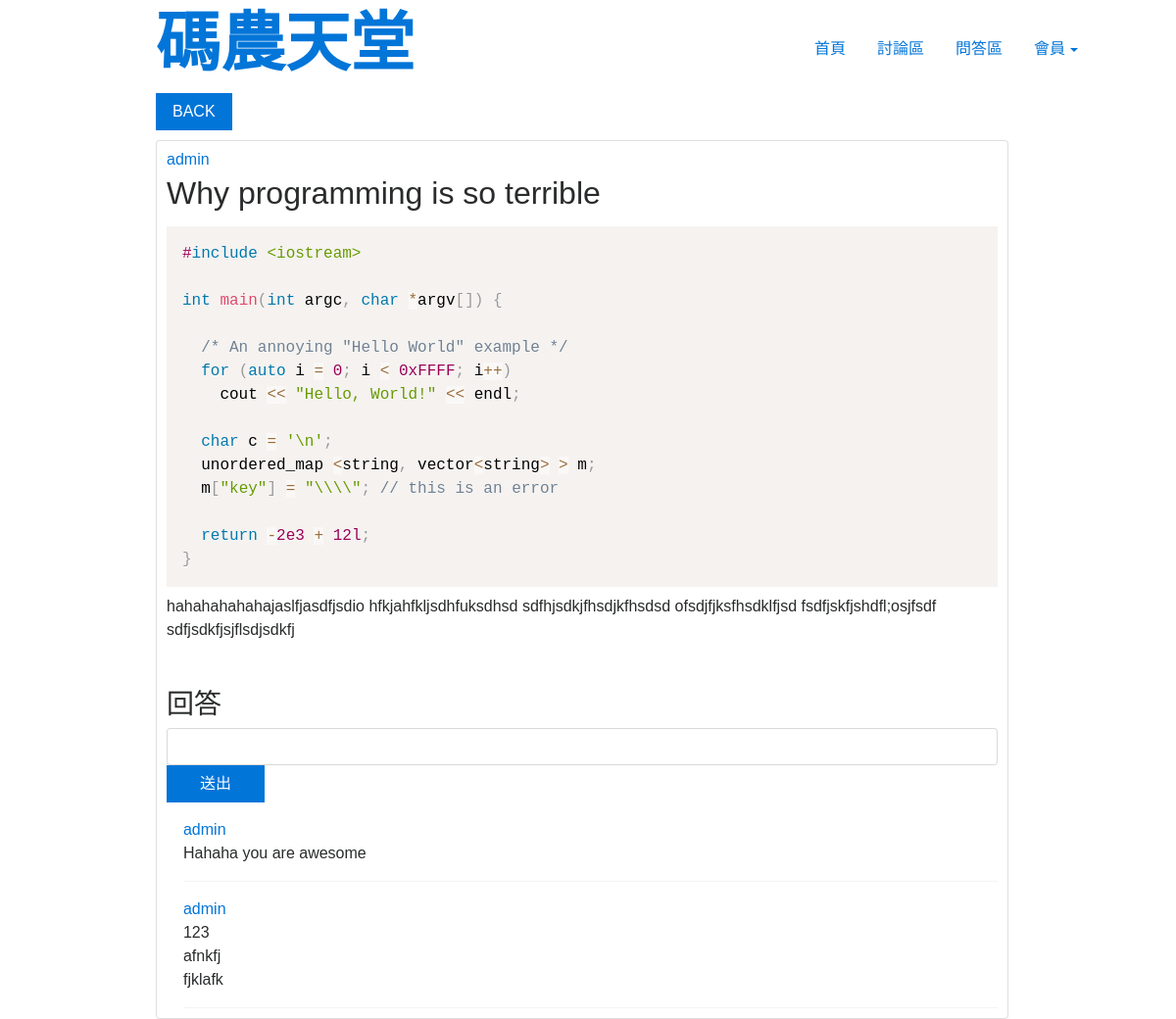
/QA/detail/1/, run on an earlier commit of the app's database.
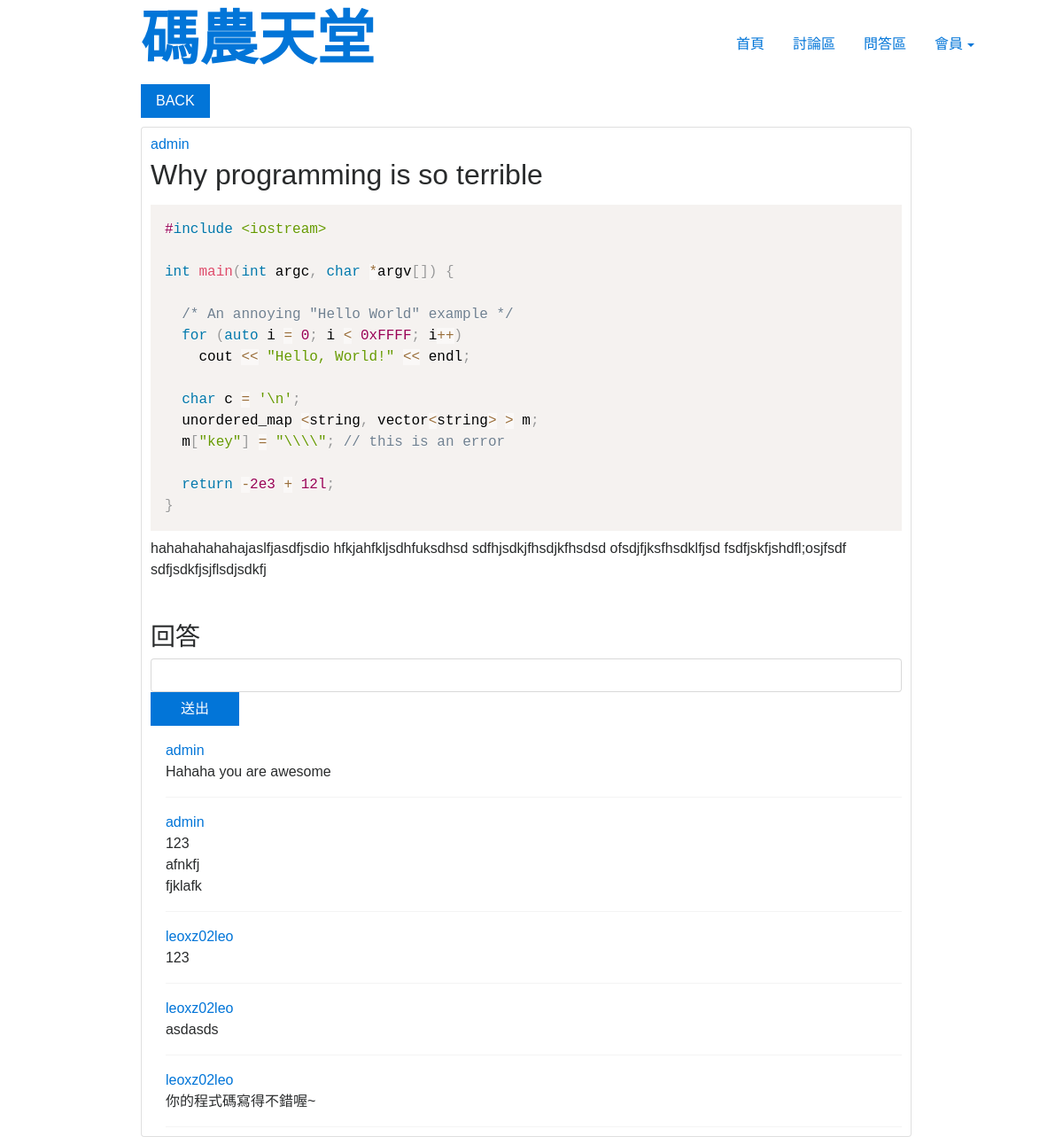
And on a later commit of the database.
### QA/models.py (models this page shows, shortened)
class Question(models.Model):
    title = models.CharField(max_length=225)
    body = RichTextField()
    questionType = models.ForeignKey(QuestionType,on_delete=models.CASCADE)
    postedUser = models.ForeignKey(User,on_delete=models.CASCADE)

class Answer(models.Model):
    body = models.TextField()
    abouQuestion = models.ForeignKey(Question,on_delete=models.CASCADE,default=None)
    postedUser = models.ForeignKey(User,on_delete=models.CASCADE)

### QA/views.py (the view)
# urls.py: url(r'^detail/(?P<id>\d+)/$', views.detail, name='detail'),
def detail(request, id):
    data = Question.objects.get(id=id)
    if request.user.is_authenticated:
        user = request.user
        if request.method == 'POST':
            form = forms.AnswerForm(request.POST)
            if form.is_valid():
                body = form.cleaned_data.get('body')
                ans = Answer( body=body, abouQuestion=data, postedUser=user)
                ans.save()
                return redirect(f'/QA/detail/{id}')
        else:
            form = forms.AnswerForm()
    else:
        form = forms.AnswerForm()
    anss = Answer.objects.filter(abouQuestion__id=id)
    context = {
        'form': form,
        'title': 'QA',
        'data': data,
        'anss': anss,
    }
    return render(request, 'QA/detail.html', context)

### QA/forms.py
class AnswerForm(forms.Form):
    body = forms.CharField()

### QA/templates/QA/detail.html (shortened to what this page needs)
{% extends 'main/layout.html' %}
{% block content %}
<div class="col-md-9" id="div1">
    <button class="btn btn-primary create-post style-jvp6q3ta" type="button" style="position: relative;"  onclick="location.href='/QA/'">
        <div style="position: relative;display: inline-block;">BACK</div>
    </button>
    <div class="card" style="margin-top: 10px; padding: 10px">
        <h6><a href="/users/profile/{{data.postedUser.username}}">{{data.postedUser}}</a></h6>
        <h2>{{data.title}}</h2>
        <div>{{ data.body|safe }}</div>
        <h3>回答</h3>
        <form method="post">
            {% load widget_tweaks %}
            {% render_field form.body class="form-control" %}
            <div style="margin-left: auto;">
                <button class="btn btn-primary create-post style-jvp6q3ta" type="submit" style="position: relative;width:100px;" onclick="location.href='/QA/'">
                    <div style="position: relative;display: inline-block;">送出</div>
                </button>
            </div>
        </form>
        {% for data in anss%}
            <div class="card-body">
                <div class="list">
                    <p class="card-text">
                        <div class="">
                            <a href="/users/profile/{{data.postedUser.username}}">{{data.postedUser}}</a>
                        </div>
                        <div>
                            <a><span style="white-space: pre-line">{{data.body}}</span></a>
                        </div>
                    </p>
                </div>
            </div>
        {% endfor %}
    </div>
</div>
{% endblock content %}

### templates/main/layout.html (shortened to what this page needs)
<!DOCTYPE html>
<html lang="en">
<head>
    {% load static %}
    <link href="{% static "css/bootstrap.min.css" %}" rel="stylesheet">
	<link href="{% static "css/style.css" %}" rel="stylesheet">
    <link rel="stylesheet"
      href="//cdnjs.cloudflare.com/ajax/libs/highlight.js/9.15.8/styles/default.min.css">
    <link rel="stylesheet" href="{% static 'prism/prism.css' %}">
</head>
<body>
    <div class="col-md-12">
        <div class="row" style="background: white;" >
            <div class="col-md-8" id="div1">
                <h1 style="font-size: 66px;color: DodgerBlue; margin-top:1%;">
                    <a href="/" style="text-decoration:none;"><b>碼農天堂</b></a></h1>
            </div>
            <div class="col-md-4" id="div2" >
                    <ul class="nav">
                        <li class="nav-item">
                            <a class="nav-link active" href="/">首頁</a>
                        </li>
                        <li class="nav-item">
                            <a class="nav-link" href="">討論區</a>
                        </li>
                        <li class="nav-item">
                            <a class="nav-link " href="/QA/">問答區</a>
                        </li>
                        {% if request.user.is_authenticated %}
                            <li class="nav-item dropdown ml-mda-uto">
                                <a class="nav-link dropdown-toggle" href="http://example.com" id="navbarDropdownMenuLink" data-toggle="dropdown">{{request.user.username}}</a>
                                <div class="dropdown-menu dropdown-menu-right" aria-labelledby="navbarDropdownMenuLink">
                                    <a class="nav-link" href="/users/profile/{{request.user.username}}">個人小屋</a>
                                    <a class="nav-link " href="/logout">登出</a>
                                </div>
                            </li>
                        {% else %}
                            <li class="nav-item dropdown ml-mda-uto">
                                <a class="nav-link dropdown-toggle" href="http://example.com" id="navbarDropdownMenuLink" data-toggle="dropdown">會員</a>
                            </li>
                        {% endif %}
                    </ul>
                <br>
            </div>
        </div>
    </div>
    <div class="col-md-12">
        <div class="col-md-9" id="div1">
        </div>
        <div class="row"  style="background: white;" >
            {% block content %}
            {% endblock content %}
            <br><br>
        </div>
    </div>
</body>
</html>

### static/css/style.css (style rules this page uses)
#div1 { left:12%; }
#div2 { margin-top: 30px; }
.style-jvp6q3ta { cursor: pointer; }
.create-post { border-radius: 0px }
.list { border-bottom: 1px solid #f4f4f4; margin-left: 2%; }
body { font-family: Helvetica, Arial,LiHei Pro,黑體-繁,微軟正黑體, sans-serif!important; }
* { box-sizing: border-box; }

### static/prism/prism.css (style rules this page uses)
code[class*="language-"], pre[class*="language-"] { color: black; background: none; text-shadow: 0 1px white; font-family: Consolas, Monaco, 'Andale Mono', 'Ubuntu Mono', monospace; font-size: 1em; text-align: left; white-space: pre; word-spacing: normal; word-break: normal; word-wrap: normal; line-height: 1.5; -moz-tab-size: 4; -o-tab-size: 4; tab-size: 4; -webkit-hyphens: none; -moz-hyphens: none; -ms-hyphens: none; hyphens: none; }
pre[class*="language-"] { padding: 1em; margin: .5em 0; overflow: auto; }
:not(pre) > code[class*="language-"], pre[class*="language-"] { background: #f5f2f0; }

What changed in the data, as far as the page shows it:
added Answer: postedUser "leoxz02leo", body "123"
added Answer: postedUser "leoxz02leo", body "asdasds"
added Answer: postedUser "leoxz02leo", body "你的程式碼寫得不錯喔~"
